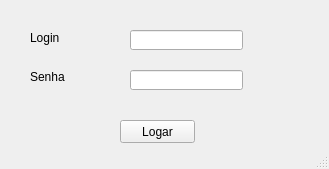
<?xml version="1.0" encoding="UTF-8"?>
<ui version="4.0">
 <class>MainWindow</class>
 <widget class="QMainWindow" name="MainWindow">
  <property name="geometry">
   <rect>
    <x>0</x>
    <y>0</y>
    <width>329</width>
    <height>169</height>
   </rect>
  </property>
  <property name="windowTitle">
   <string>Biblioteca</string>
  </property>
  <widget class="QWidget" name="centralwidget">
   <widget class="QLabel" name="label">
    <property name="geometry">
     <rect>
      <x>30</x>
      <y>30</y>
      <width>101</width>
      <height>16</height>
     </rect>
    </property>
    <property name="text">
     <string>Login</string>
    </property>
   </widget>
   <widget class="QLineEdit" name="lineEdit">
    <property name="geometry">
     <rect>
      <x>130</x>
      <y>30</y>
      <width>113</width>
      <height>20</height>
     </rect>
    </property>
    <property name="toolTip">
     <string>Codigo do funcionario </string>
    </property>
   </widget>
   <widget class="QLabel" name="label_11">
    <property name="geometry">
     <rect>
      <x>30</x>
      <y>70</y>
      <width>47</width>
      <height>13</height>
     </rect>
    </property>
    <property name="text">
     <string>Senha</string>
    </property>
   </widget>
   <widget class="QLineEdit" name="lineEdit_1">
    <property name="geometry">
     <rect>
      <x>130</x>
      <y>70</y>
      <width>113</width>
      <height>20</height>
     </rect>
    </property>
    <property name="toolTip">
     <string>CPF do funcionario</string>
    </property>
   </widget>
   <widget class="QPushButton" name="pushButton">
    <property name="geometry">
     <rect>
      <x>120</x>
      <y>120</y>
      <width>75</width>
      <height>23</height>
     </rect>
    </property>
    <property name="text">
     <string>Logar</string>
    </property>
   </widget>
  </widget>
  <widget class="QStatusBar" name="statusbar"/>
 </widget>
 <resources/>
 <connections/>
</ui>
